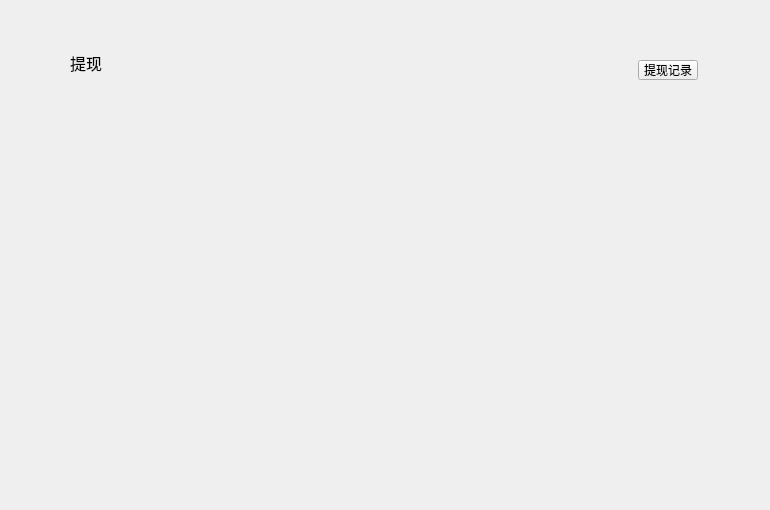
<?xml version="1.0" encoding="UTF-8"?>
<ui version="4.0">
 <class>WithdrawPage</class>
 <widget class="QWidget" name="WithdrawPage">
  <property name="geometry">
   <rect>
    <x>0</x>
    <y>0</y>
    <width>770</width>
    <height>510</height>
   </rect>
  </property>
  <property name="windowTitle">
   <string>Form</string>
  </property>
  <widget class="QLabel" name="title_label">
   <property name="geometry">
    <rect>
     <x>70</x>
     <y>50</y>
     <width>200</width>
     <height>26</height>
    </rect>
   </property>
   <property name="font">
    <font>
     <pointsize>12</pointsize>
    </font>
   </property>
   <property name="text">
    <string>提现</string>
   </property>
  </widget>
  <widget class="QStackedWidget" name="stackedWidget">
   <property name="geometry">
    <rect>
     <x>0</x>
     <y>80</y>
     <width>770</width>
     <height>430</height>
    </rect>
   </property>
  </widget>
  <widget class="QToolButton" name="withdrawRecordBtn">
   <property name="geometry">
    <rect>
     <x>638</x>
     <y>60</y>
     <width>60</width>
     <height>20</height>
    </rect>
   </property>
   <property name="cursor">
    <cursorShape>PointingHandCursor</cursorShape>
   </property>
   <property name="text">
    <string>提现记录</string>
   </property>
  </widget>
 </widget>
 <resources/>
 <connections/>
</ui>
